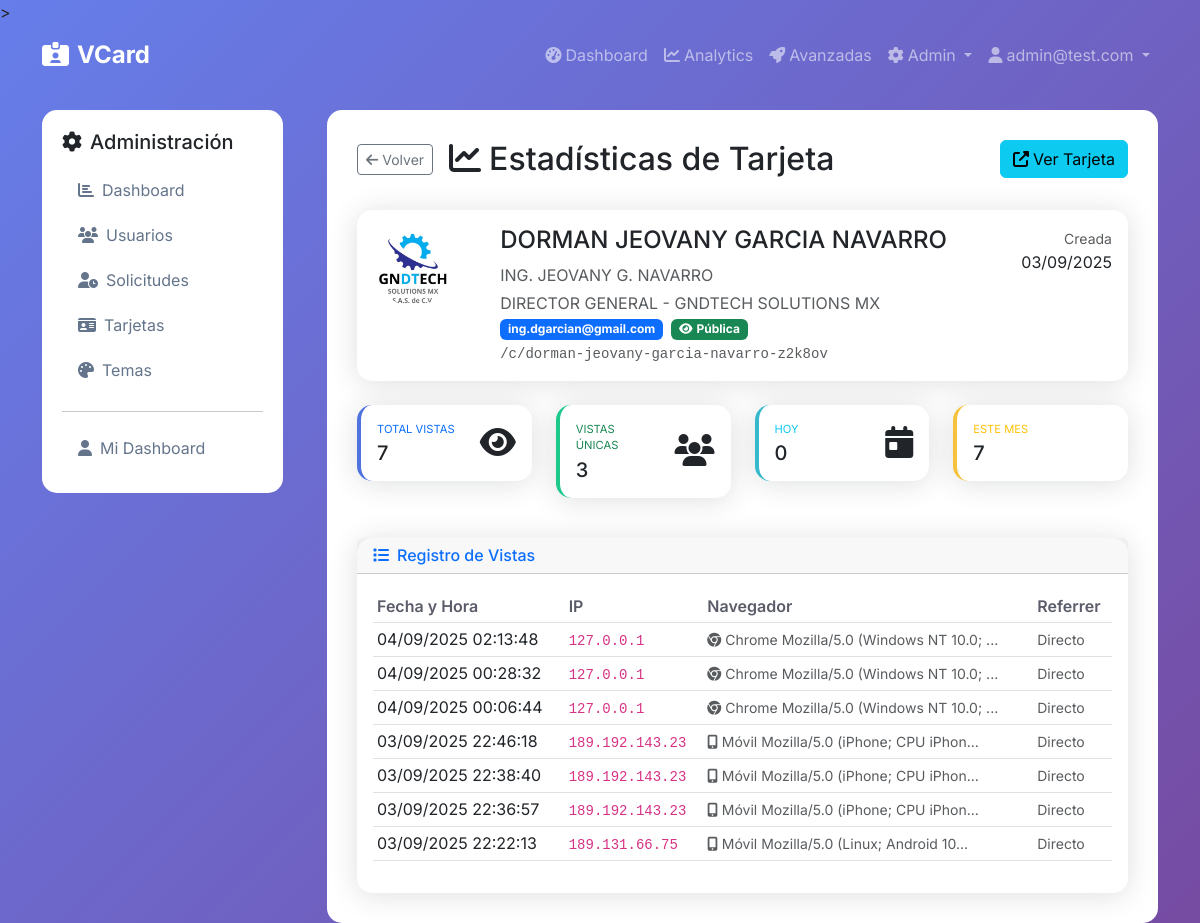
/admin/cards/10/views (signed in), run on an earlier commit of the app's database.
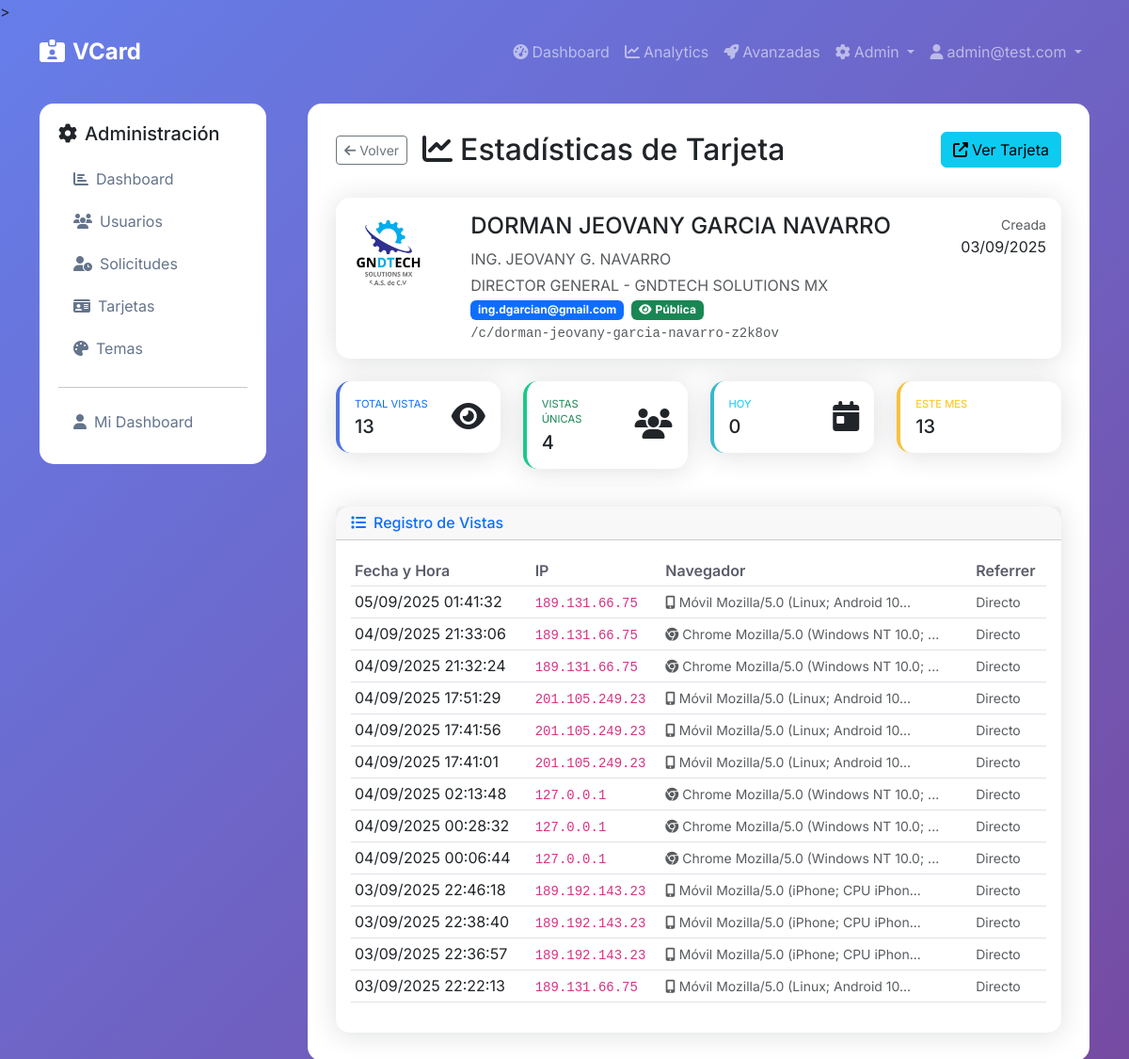
And on a later commit of the database.
### app/models.py (models this page shows, shortened)
class CardView(db.Model):
    id = db.Column(db.Integer, primary_key=True)
    card_id = db.Column(db.Integer, db.ForeignKey('card.id'), nullable=False)
    ip_address = db.Column(db.String(45))  # IPv4 or IPv6
    user_agent = db.Column(db.String(500))
    referrer = db.Column(db.String(500))
    device_type = db.Column(db.String(20))  # mobile, tablet, desktop
    browser = db.Column(db.String(50))  # Chrome, Firefox, Safari, etc.
    platform = db.Column(db.String(50))  # windows, macos, linux, android, ios
    country = db.Column(db.String(100))  # User's country
    city = db.Column(db.String(100))  # User's city
    session_id = db.Column(db.String(100))  # Session tracking
    viewed_at = db.Column(db.DateTime, default=now_utc_for_db, index=True)
    card = db.relationship('Card', backref=db.backref('views', lazy='dynamic', cascade='all, delete-orphan'))

### app/admin/routes.py (the view)
@bp.route('/cards/<int:id>/views')
@login_required
@admin_required
def card_views(id):
    card = Card.query.get_or_404(id)
    page = request.args.get('page', 1, type=int)
    views = card.views.order_by(CardView.viewed_at.desc()).paginate(
        page=page, per_page=50, error_out=False
    )
    stats = {
        'total_views': card.get_total_views(),
        'unique_views': card.get_unique_views(),
        'views_today': card.get_views_today(),
        'views_this_month': card.get_views_this_month()
    }
    return render_template('admin/card_views.html', card=card, views=views, stats=stats)

### app/models.py (called while the page is built)
    def is_admin(self):
        return self.role == 'admin'

    def get_public_url(self):
        return f"/c/{self.slug}"

    def get_total_views(self):
        return self.views.count()

    def get_unique_views(self):
        from sqlalchemy import func
        return db.session.query(func.count(func.distinct(CardView.ip_address))).filter_by(card_id=self.id).scalar() or 0

    def get_views_today(self):
        start_utc, end_utc = get_date_range_utc(days=1)
        return self.views.filter(
            CardView.viewed_at >= start_utc,
            CardView.viewed_at <= end_utc
        ).count()

    def get_views_this_month(self):
        start_utc, end_utc = get_month_range_utc()
        return self.views.filter(
            CardView.viewed_at >= start_utc,
            CardView.viewed_at <= end_utc
        ).count()

    def get_avatar_path(self):
        if not self.theme:
            return self.avatar_path or self.avatar_square_path
        if self.theme.avatar_shape == 'rectangle':
            return self.avatar_rect_path or self.avatar_square_path or self.avatar_path
        else:
            return self.avatar_square_path or self.avatar_path or self.avatar_rect_path

### app/templates/admin/card_views.html (shortened to what the changed rows need)
{% extends "base.html" %}
{% block content %}
<div class="row">
    <div class="col-md-9">
        <div class="main-content">
            <div class="d-flex justify-content-between align-items-start mb-4">
                <div>
                    <div class="d-flex align-items-center mb-2">
                        <h2 class="mb-0">
                            <i class="fas fa-chart-line me-2"></i>Estadísticas de Tarjeta
                        </h2>
                    </div>
                </div>
            </div>
            <div class="row mb-4">
                <div class="col-lg-3 col-md-6 mb-3">
                    <div class="card border-left-primary">
                        <div class="card-body">
                            <div class="row no-gutters align-items-center">
                                <div class="col mr-2">
                                    <div class="text-xs font-weight-bold text-primary text-uppercase mb-1">
                                        Total Vistas
                                    </div>
                                    <div class="h5 mb-0 font-weight-bold text-gray-800">
                                        {{ stats.total_views }}
                                    </div>
                                </div>
                            </div>
                        </div>
                    </div>
                </div>
                <div class="col-lg-3 col-md-6 mb-3">
                    <div class="card border-left-success">
                        <div class="card-body">
                            <div class="row no-gutters align-items-center">
                                <div class="col mr-2">
                                    <div class="text-xs font-weight-bold text-success text-uppercase mb-1">
                                        Vistas Únicas
                                    </div>
                                    <div class="h5 mb-0 font-weight-bold text-gray-800">
                                        {{ stats.unique_views }}
                                    </div>
                                </div>
                            </div>
                        </div>
                    </div>
                </div>
                <div class="col-lg-3 col-md-6 mb-3">
                    <div class="card border-left-warning">
                        <div class="card-body">
                            <div class="row no-gutters align-items-center">
                                <div class="col mr-2">
                                    <div class="text-xs font-weight-bold text-warning text-uppercase mb-1">
                                        Este Mes
                                    </div>
                                    <div class="h5 mb-0 font-weight-bold text-gray-800">
                                        {{ stats.views_this_month }}
                                    </div>
                                </div>
                            </div>
                        </div>
                    </div>
                </div>
            </div>
            <div class="card">
                <div class="card-body">
                    {% if views.items %}
                        <div class="table-responsive">
                            <table class="table table-sm">
                                <thead>
                                    <tr>
                                        <th>Fecha y Hora</th>
                                        <th>IP</th>
                                        <th>Navegador</th>
                                        <th>Referrer</th>
                                    </tr>
                                </thead>
                                <tbody>
                                    {% for view in views.items %}
                                    <tr>
                                        <td>
                                            {{ view.viewed_at|local_datetime('%d/%m/%Y %H:%M:%S') }}
                                        </td>
                                        <td>
                                            <code>{{ view.ip_address or 'N/A' }}</code>
                                        </td>
                                        <td>
                                            <small class="text-muted" title="{{ view.user_agent }}">
                                                {% if view.user_agent %}
                                                    {% if 'Mobile' in view.user_agent %}
                                                        <i class="fas fa-mobile-alt me-1"></i>Móvil
                                                    {% elif 'Chrome' in view.user_agent %}
                                                        <i class="fab fa-chrome me-1"></i>Chrome
                                                    {% elif 'Firefox' in view.user_agent %}
                                                        <i class="fab fa-firefox me-1"></i>Firefox
                                                    {% elif 'Safari' in view.user_agent %}
                                                        <i class="fab fa-safari me-1"></i>Safari
                                                    {% elif 'Edge' in view.user_agent %}
                                                        <i class="fab fa-edge me-1"></i>Edge
                                                    {% else %}
                                                        <i class="fas fa-globe me-1"></i>Otro
                                                    {% endif %}
                                                    {{ view.user_agent[:30] }}{% if view.user_agent|length > 30 %}...{% endif %}
                                                {% else %}
                                                    N/A
                                                {% endif %}
                                            </small>
                                        </td>
                                        <td>
                                            <small class="text-muted">
                                                {% if view.referrer %}
                                                    {{ view.referrer[:50] }}{% if view.referrer|length > 50 %}...{% endif %}
                                                {% else %}
                                                    Directo
                                                {% endif %}
                                            </small>
                                        </td>
                                    </tr>
                                    {% endfor %}
                                </tbody>
                            </table>
                        </div>
                    {% else %}
                        <div class="text-center py-4">
                            <i class="fas fa-chart-line fa-3x text-muted mb-3"></i>
                            <h6>Sin vistas registradas</h6>
                            <p class="text-muted mb-0">Esta tarjeta aún no ha sido vista por nadie.</p>
                        </div>
                    {% endif %}
                </div>
            </div>
        </div>
    </div>
</div>
{% endblock %}

What changed in the data, as far as the page shows it:
added CardView: viewed_at|local_datetime "05/09/2025 01:41:32", ip_address "189.131.66.75", shows "Móvil", user_agent "Mozilla/5.0 (Linux; Android 10", shows "Directo"
added CardView: viewed_at|local_datetime "04/09/2025 21:33:06", ip_address "189.131.66.75", shows "Chrome", user_agent "Mozilla/5.0 (Windows NT 10.0;", shows "Directo"
added CardView: viewed_at|local_datetime "04/09/2025 21:32:24", ip_address "189.131.66.75", shows "Chrome", user_agent "Mozilla/5.0 (Windows NT 10.0;", shows "Directo"
added CardView: viewed_at|local_datetime "04/09/2025 17:51:29", ip_address "201.105.249.23", shows "Móvil", user_agent "Mozilla/5.0 (Linux; Android 10", shows "Directo"
added CardView: viewed_at|local_datetime "04/09/2025 17:41:56", ip_address "201.105.249.23", shows "Móvil", user_agent "Mozilla/5.0 (Linux; Android 10", shows "Directo"
added CardView: viewed_at|local_datetime "04/09/2025 17:41:01", ip_address "201.105.249.23", shows "Móvil", user_agent "Mozilla/5.0 (Linux; Android 10", shows "Directo"
Also different on the page:
{{ stats.total_views }}: "7" → "13"
{{ stats.unique_views }}: "3" → "4"
{{ stats.views_this_month }}: "7" → "13"
